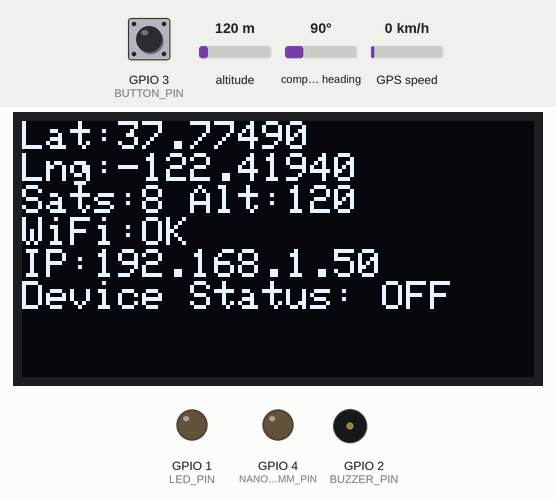
Bench run of a program on a simulated Seeed XIAO ESP32-S3. Shown: 128×64 one-colour display, output pins drawn as LEDs (lit = HIGH), buzzer (waves = sounding, pin HIGH). Inputs (shaded band) come from the test bench; at power-on: GPIO 3 (BUTTON_PIN) HIGH, altitude 120 m, compass heading 90°, GPS speed 0 km/h. WiFi joins after 1.5 s; servers stay silent unless stated; the GPS gets a fix after 3 s at 37.7749, -122.4194 with 8 satellites; the camera gives no picture; what the program prints to the serial monitor is not drawn.

Above: at 5.1 s.
5.2 s: GPIO 3 (BUTTON_PIN) pulled LOW for 0.15 s
At 6.9 s:
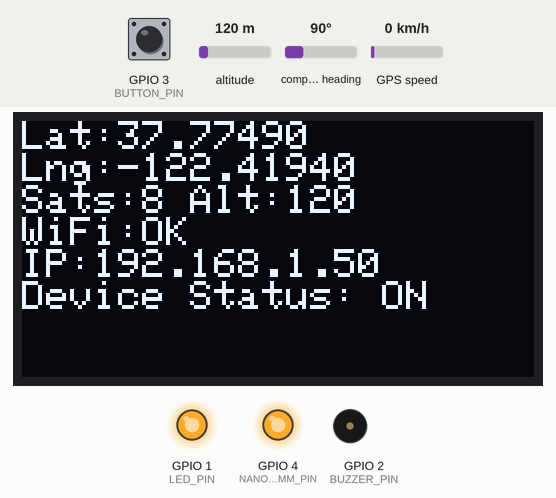
7.2 s: altitude set to 20 m
At 9.2 s:
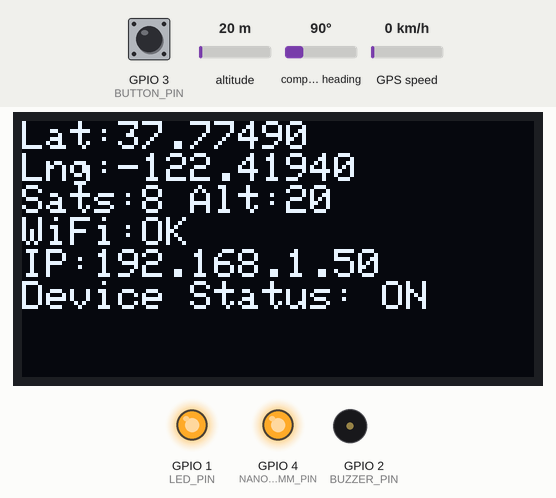
9.5 s: GPIO 3 (BUTTON_PIN) pulled LOW for 1 s
At 11.2 s:
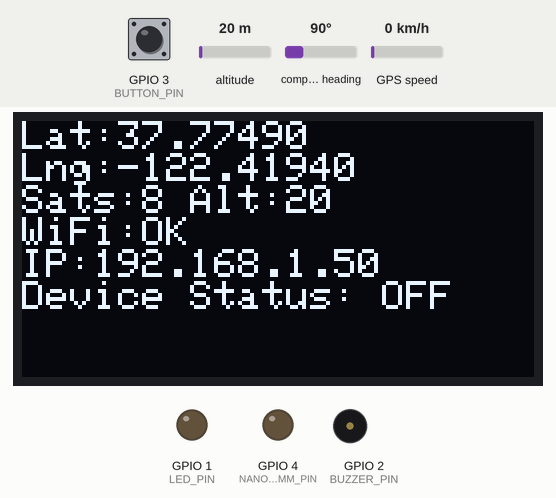
12.0 s: altitude set to 250 m
At 13.3 s:
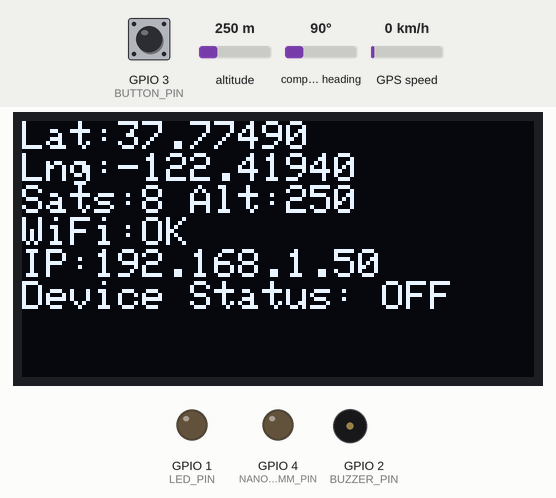
13.6 s: altitude set to 500 m
At 15.3 s:
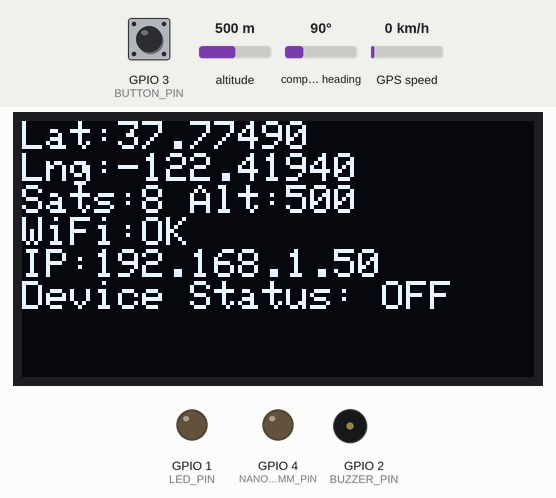
15.6 s: GPIO 3 (BUTTON_PIN) pulsed LOW 2 times (0.12 s each, 0.3 s apart)
At 16.6 s:
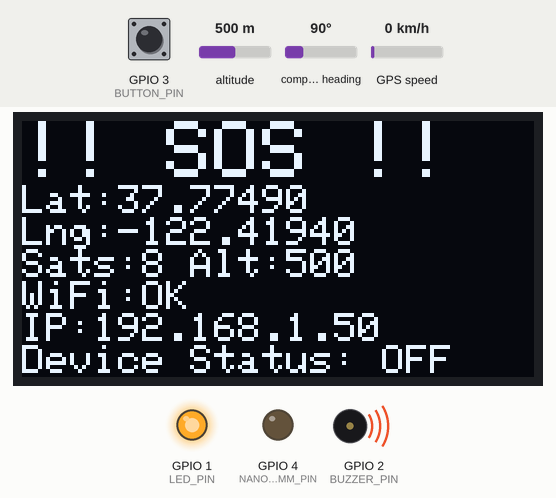
Timing chart, 0 to 20.2 s (numbered marks = the images above; inputs shaded):
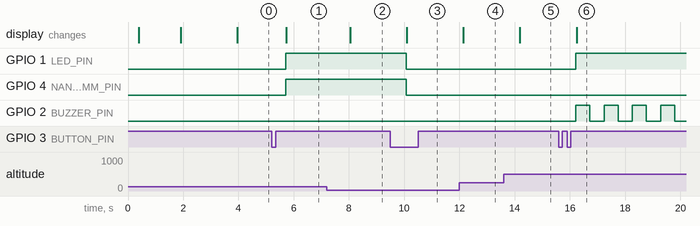

Measured:
- after the input at 5.2 s, GPIO 1 (LED_PIN), GPIO 4 (NANO_COMM_PIN): LOW → HIGH after 0.51 s; the display: changes after 0.53 s (image 1)
- after the input at 7.2 s, the display: changes after 0.85 s (image 2)
- after the input at 9.5 s, GPIO 1 (LED_PIN), GPIO 4 (NANO_COMM_PIN): HIGH → LOW after 0.57 s; the display: changes after 0.60 s (image 3)
- after the input at 12.0 s, the display: changes after 0.14 s (image 4)
- after the input at 13.6 s, the display: changes after 0.59 s (image 5)
- after the input at 15.6 s, GPIO 1 (LED_PIN): LOW → HIGH after 0.61 s; GPIO 2 (BUZZER_PIN): alternates HIGH for 0.50 s and LOW for 0.52 s, starting after 0.61 s; the display: changes after 0.64 s (image 6)

The program:

main.cpp
```cpp
#include <WiFi.h>
#include <WebServer.h>
#include <Wire.h>
#include <Adafruit_GFX.h>
#include <Adafruit_SSD1306.h>
#include <TinyGPS++.h>
#include "esp_camera.h"

// WiFi credentials
const char* ssid = "UB_Devices";
const char* password = "goubbulls";

// Pin definitions
#define GPS_RX 43
#define GPS_TX 44
#define LED_PIN D0
#define BUZZER_PIN D1
#define BUTTON_PIN D2
#define NANO_COMM_PIN D3
#define SDA_PIN 5
#define SCL_PIN 6

// OLED Display settings
#define SCREEN_WIDTH 128
#define SCREEN_HEIGHT 64
#define OLED_RESET -1
Adafruit_SSD1306 display(SCREEN_WIDTH, SCREEN_HEIGHT, &Wire, OLED_RESET);


volatile bool nano_status=false;

void handleRoot();
void handleStream();
void handleSOSStatus();
void handleMap();
void handleSendMessage();
void handleButton();
void updateGPSData();
void handleCapture();
void updateDisplay();
void setupWebServer();
void connectWiFi();
void initCamera();
// GPS
TinyGPSPlus gps;
HardwareSerial gpsSerial(1);

// Default coordinates (if GPS unstable)
float defaultLat = 43.0017;
float defaultLng = -78.7849;

// GPS variables
float latitude = defaultLat;
float longitude = defaultLng;
int satellites = 0;
float altitude = 0;
float speed = 0;

// SOS state
bool sosActive = false;
unsigned long lastBuzzerToggle = 0;
bool buzzerState = false;

// Button handling
unsigned long lastButtonPress = 0;
unsigned long buttonPressStart = 0;
int buttonPressCount = 0;
bool buttonPressed = false;
#define DEBOUNCE_DELAY 50
#define DOUBLE_CLICK_TIME 400

// Web server
WebServer server(80);

// Display message from web
String webMessage = "";

// Camera pins for ESP32-CAM (xiao model settingd)
#define PWDN_GPIO_NUM -1
#define RESET_GPIO_NUM -1
#define XCLK_GPIO_NUM 10
#define SIOD_GPIO_NUM 40
#define SIOC_GPIO_NUM 39
#define Y9_GPIO_NUM 48
#define Y8_GPIO_NUM 11
#define Y7_GPIO_NUM 12
#define Y6_GPIO_NUM 14
#define Y5_GPIO_NUM 16
#define Y4_GPIO_NUM 18
#define Y3_GPIO_NUM 17
#define Y2_GPIO_NUM 15
#define VSYNC_GPIO_NUM 38
#define HREF_GPIO_NUM 47
#define PCLK_GPIO_NUM 13

void setup() {
  Serial.begin(115200);

  // Pin modes
  pinMode(LED_PIN, OUTPUT);
  pinMode(BUZZER_PIN, OUTPUT);
  pinMode(BUTTON_PIN, INPUT_PULLUP);
  pinMode(NANO_COMM_PIN, OUTPUT);
  digitalWrite(NANO_COMM_PIN, LOW);
  digitalWrite(BUZZER_PIN, LOW);

  // I2C for OLED
  Wire.begin(SDA_PIN, SCL_PIN);

  // Initialize OLED
  if(!display.begin(SSD1306_SWITCHCAPVCC, 0x3C)) {
    Serial.println(F("SSD1306 allocation failed"));
    for(;;);
  }
  display.clearDisplay();
  display.setTextSize(1);
  display.setTextColor(SSD1306_WHITE);
  display.setCursor(0,0);
  display.println("Initializing...");
  display.display();

  // Initialize GPS
  gpsSerial.begin(9600, SERIAL_8N1, GPS_RX, GPS_TX);

  // Initialize camera
  initCamera();

  // Connect to WiFi
  connectWiFi();

  // Setup web server routes
  setupWebServer();

  display.clearDisplay();
  display.setCursor(0,0);
  display.println("Ready!");
  display.println("IP: " + WiFi.localIP().toString());
  display.display();
  delay(2000);
}

void loop() {
  // Handle GPS data
  while (gpsSerial.available() > 0) {
    if (gps.encode(gpsSerial.read())) {
      updateGPSData();
    }
  }

  // Handle button presses
  handleButton();

  // Handle SOS buzzer
  if (sosActive) {
    unsigned long currentMillis = millis();
    if (currentMillis - lastBuzzerToggle >= 500) {
      buzzerState = !buzzerState;
      digitalWrite(BUZZER_PIN, buzzerState ? HIGH : LOW);
      lastBuzzerToggle = currentMillis;
    }
  }

  // Handle web server
  server.handleClient();

  // Update display
  updateDisplay();

  delay(100);
}

void initCamera() {
  camera_config_t config;
  config.ledc_channel = LEDC_CHANNEL_0;
  config.ledc_timer = LEDC_TIMER_0;
  config.pin_d0 = Y2_GPIO_NUM;
  config.pin_d1 = Y3_GPIO_NUM;
  config.pin_d2 = Y4_GPIO_NUM;
  config.pin_d3 = Y5_GPIO_NUM;
  config.pin_d4 = Y6_GPIO_NUM;
  config.pin_d5 = Y7_GPIO_NUM;
  config.pin_d6 = Y8_GPIO_NUM;
  config.pin_d7 = Y9_GPIO_NUM;
  config.pin_xclk = XCLK_GPIO_NUM;
  config.pin_pclk = PCLK_GPIO_NUM;
  config.pin_vsync = VSYNC_GPIO_NUM;
  config.pin_href = HREF_GPIO_NUM;
  config.pin_sscb_sda = SIOD_GPIO_NUM;
  config.pin_sscb_scl = SIOC_GPIO_NUM;
  config.pin_pwdn = PWDN_GPIO_NUM;
  config.pin_reset = RESET_GPIO_NUM;
  config.xclk_freq_hz = 20000000;
  config.pixel_format = PIXFORMAT_JPEG;

  if(psramFound()){
    config.frame_size = FRAMESIZE_UXGA;
    config.jpeg_quality = 10;
    config.fb_count = 2;
  } else {
    config.frame_size = FRAMESIZE_SVGA;
    config.jpeg_quality = 12;
    config.fb_count = 1;
  }

  esp_err_t err = esp_camera_init(&config);
  if (err != ESP_OK) {
    Serial.printf("Camera init failed with error 0x%x", err);
    return;
  }
}

void connectWiFi() {
  display.clearDisplay();
  display.setCursor(0,0);
  display.println("Connecting WiFi...");
  display.display();

  WiFi.begin(ssid, password);
  int attempts = 0;
  while (WiFi.status() != WL_CONNECTED && attempts < 20) {
    delay(500);
    Serial.print(".");
    attempts++;
  }

  if (WiFi.status() == WL_CONNECTED) {
    Serial.println("\nWiFi connected");
    Serial.print("IP: ");
    Serial.println(WiFi.localIP());
  } else {
    Serial.println("\nWiFi connection failed");
  }
}

void setupWebServer() {
  server.on("/", handleRoot);
  server.on("/stream", handleStream);
  server.on("/sos_status", handleSOSStatus);
  server.on("/map", handleMap);
  server.on("/send_message", HTTP_POST, handleSendMessage);
  server.on("/capture", handleCapture);
  server.begin();
  Serial.println("Web server started");
  Serial.print("Access at: http://");
  Serial.println(WiFi.localIP());
}

void handleRoot() {
  String html = "<!DOCTYPE html><html><head><title>ESP32 Tracker</title>";
  html += "<meta name='viewport' content='width=device-width, initial-scale=1'>";
  html += "<style>body{font-family:Arial;margin:20px;}";
  html += "a{display:block;padding:10px;margin:10px 0;background:#4CAF50;color:white;text-decoration:none;border-radius:5px;}";
  html += "a:hover{background:#45a049;}";
  html += "input,button{padding:10px;margin:5px;}</style></head><body>";
  html += "<h1>ESP32 GPS Tracker</h1>";
  html += "<a href='/stream'>View Live Feed</a>";
  html += "<a href='/sos_status'>SOS Status</a>";
  html += "<a href='/map'>Map View</a>";
  html += "<h3>Send Message to Display</h3>";
  html += "<form action='/send_message' method='POST'>";
  html += "<input type='text' name='message' placeholder='Enter message'>";
  html += "<button type='submit'>Send</button></form>";
  html += "</body></html>";
  server.send(200, "text/html", html);
}

void handleStream() {
  String html = "<!DOCTYPE html><html><head><title>Live Feed</title>";
  html += "<meta name='viewport' content='width=device-width, initial-scale=1'></head><body>";
  html += "<h1>Live Camera Feed</h1>";
  html += "<img src='/capture' style='width:100%;max-width:800px;' id='stream'>";
  html += "<script>setInterval(()=>{document.getElementById('stream').src='/capture?'+Date.now()},1000);</script>";
  html += "<br><a href='/'>Back</a></body></html>";
  server.send(200, "text/html", html);
}

void handleCapture() {
  camera_fb_t * fb = esp_camera_fb_get();
  if (!fb) {
    server.send(500, "text/plain", "Camera capture failed");
    return;
  }
  server.sendHeader("Content-Disposition", "inline; filename=capture.jpg");
  server.send_P(200, "image/jpeg", (const char *)fb->buf, fb->len);
  esp_camera_fb_return(fb);
}

void handleSOSStatus() {
  String html = "<!DOCTYPE html><html><head><title>SOS Status</title>";
  html += "<meta http-equiv='refresh' content='2'>";
  html += "<meta name='viewport' content='width=device-width, initial-scale=1'></head><body>";
  html += "<h1>SOS Status</h1>";
  html += "<p style='font-size:24px;color:";
  html += sosActive ? "red'>🚨 ACTIVE" : "green'>✓ Inactive";
  html += "</p><p>Lat: " + String(latitude, 6) + "</p>";
  html += "<p>Lng: " + String(longitude, 6) + "</p>";
  html += "<p>Satellites: " + String(satellites) + "</p>";
  html += "<br><a href='/'>Back</a></body></html>";
  server.send(200, "text/html", html);
}

void handleMap() {
  String html = "<!DOCTYPE html><html><head><title>Map View</title>";
  html += "<meta name='viewport' content='width=device-width, initial-scale=1'>";
  html += "<link rel='stylesheet' href='https://unpkg.com/leaflet@1.9.4/dist/leaflet.css'/>";
  html += "<script src='https://unpkg.com/leaflet@1.9.4/dist/leaflet.js'></script>";
  html += "<style>body{margin:0;padding:0;}#map{height:100vh;width:100%;}</style></head><body>";
  html += "<div id='map'></div><script>";
  html += "var map=L.map('map').setView([" + String(latitude, 6) + "," + String(longitude, 6) + "],13);";
  html += "L.tileLayer('https://{s}.tile.openstreetmap.org/{z}/{x}/{y}.png').addTo(map);";
  html += "L.marker([" + String(latitude, 6) + "," + String(longitude, 6) + "]).addTo(map)";
  html += ".bindPopup('Lat: " + String(latitude, 6) + "<br>Lng: " + String(longitude, 6) + "').openPopup();";
  html += "setTimeout(()=>location.reload(),10000);</script></body></html>";
  server.send(200, "text/html", html);
}

void handleSendMessage() {
  if (server.hasArg("message")) {
    webMessage = server.arg("message");
    Serial.println("Message received: " + webMessage);
  }
  server.sendHeader("Location", "/");
  server.send(303);
}

void handleButton() {
  int reading = digitalRead(BUTTON_PIN);
  unsigned long currentTime = millis();

  if (reading == LOW && !buttonPressed) {
    if (currentTime - lastButtonPress > DEBOUNCE_DELAY) {
      buttonPressed = true;
      buttonPressStart = currentTime;
      buttonPressCount++;

      if (buttonPressCount == 1) {
        lastButtonPress = currentTime;
      }
    }
  } else if (reading == HIGH && buttonPressed) {
    buttonPressed = false;
  }

  if (buttonPressCount > 0 && (currentTime - lastButtonPress) > DOUBLE_CLICK_TIME) {
    if (buttonPressCount == 1) {
      if (nano_status){
        nano_status = false;
      digitalWrite(NANO_COMM_PIN, LOW);
      digitalWrite(LED_PIN, LOW);
      }else{      // Single press - signal to Nano
      nano_status = true;
      digitalWrite(NANO_COMM_PIN, HIGH);
      digitalWrite(LED_PIN, HIGH);
      }
      Serial.println("Signal sent to Nano");
    } else if (buttonPressCount >= 2) {
      // Double press - toggle SOS
      sosActive = !sosActive;
      if (!sosActive) {
        digitalWrite(BUZZER_PIN, LOW);
        buzzerState = false;
      }
      digitalWrite(LED_PIN, sosActive ? HIGH : LOW);
      Serial.println(sosActive ? "SOS ACTIVATED" : "SOS DEACTIVATED");
    }
    buttonPressCount = 0;
  }
}

void updateGPSData() {
  if (gps.location.isValid()) {
    latitude = gps.location.lat();
    longitude = gps.location.lng();
  }
  if (gps.altitude.isValid()) {
    altitude = gps.altitude.meters();
  }
  if (gps.speed.isValid()) {
    speed = gps.speed.kmph();
  }
  satellites = gps.satellites.value();
}

void updateDisplay() {
  display.clearDisplay();
  display.setTextSize(1);
  display.setCursor(0, 0);

  if (webMessage.length() > 0) {
    display.println("MSG: " + webMessage);
    display.println("---");
  }

  if (sosActive) {
    display.setTextSize(2);
    display.println("!! SOS !!");
    display.setTextSize(1);
  }

  display.print("Lat:");
  display.println(latitude, 5);
  display.print("Lng:");
  display.println(longitude, 5);
  display.print("Sats:");
  display.print(satellites);
  display.print(" Alt:");
  display.println((int)altitude);
  display.print("WiFi:");
  display.println(WiFi.status() == WL_CONNECTED ? "OK" : "X");
  display.print("IP:");
  display.println(WiFi.localIP().toString());
  display.print("Device Status: ");
  display.println(nano_status? "ON" : "OFF");
  display.display();
}
```
